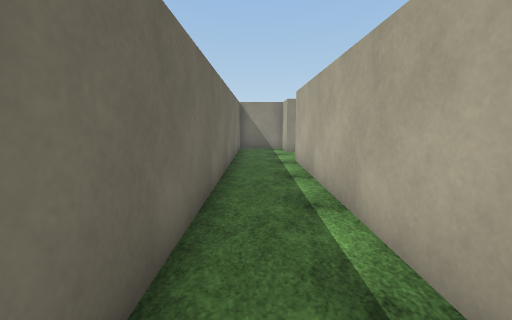
[1] (above)

14 first-person views from a walk through a Unity game level. The camera is 1.4 m above the floor, tilts 8° down and sees 90° across. The floor is counted in squares, 1 m on a side. Each view is taken from the middle of a square. On the plan, view 1 faces up. The plan holds only what a view shows up to about 13 squares ahead; the rest is blank. The player is left out. Some animated figures are not drawn. Surface patterns are stand-ins for the level's own textures.

[2]
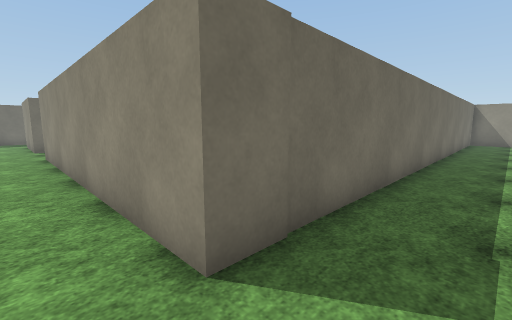

[3]
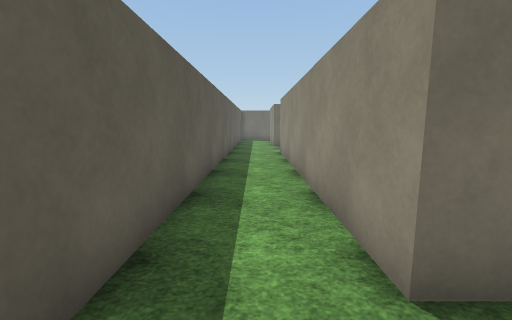

[4]
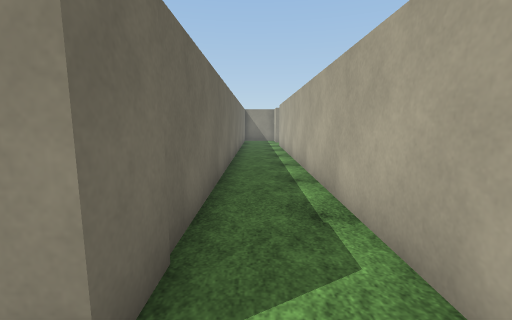

[5]
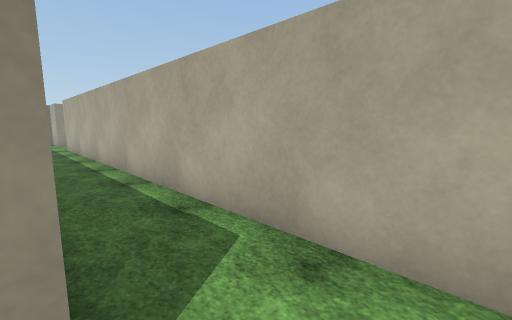

[6]
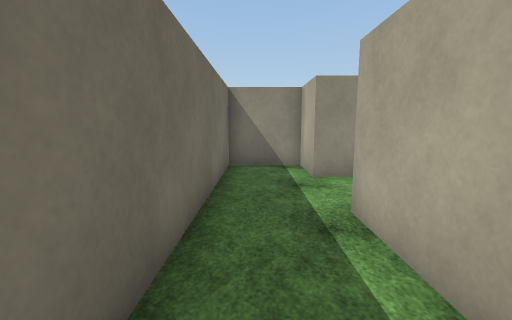

[7]
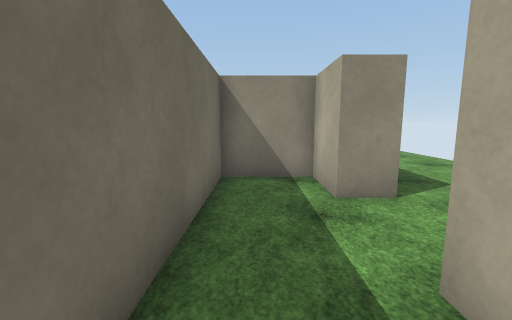

[8]
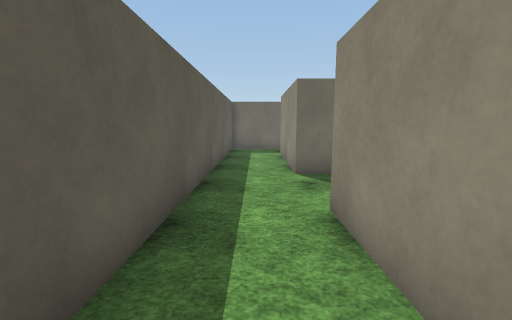

[9]
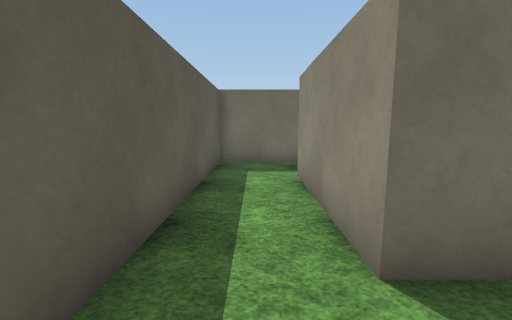

[10]
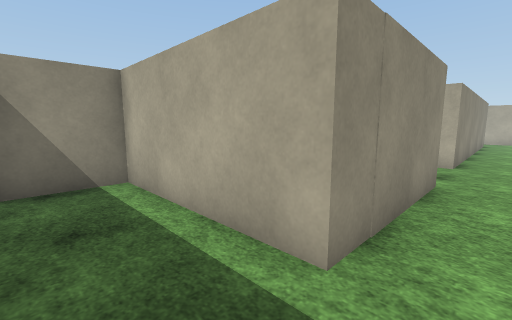

[11]
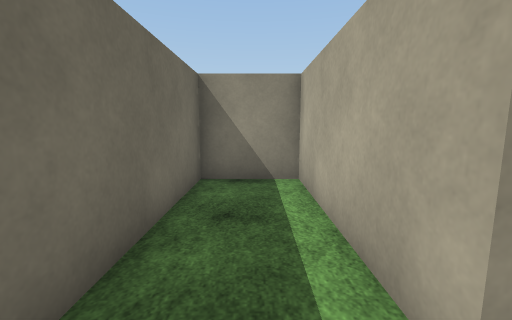

[12]
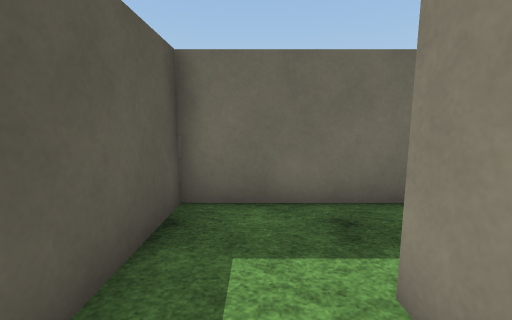

[13]
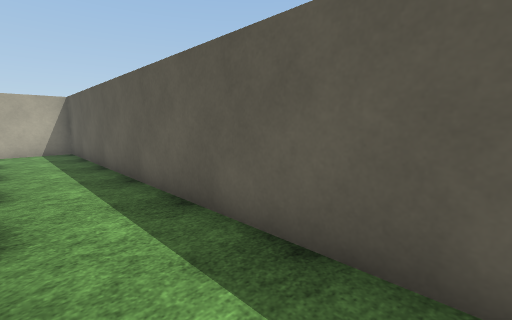

[14]
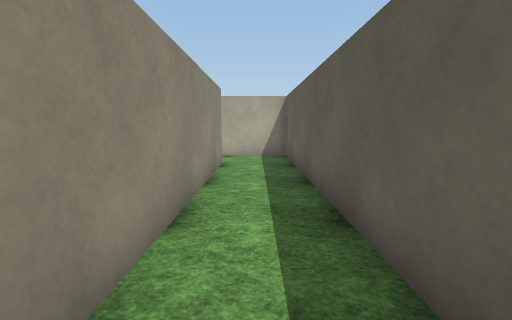

### Floor plan
Points are (right, up) in squares from view 1. A wall is a line through its corners. A room is listed if a view was taken in it or the views show most of it. See-through windows are left out.
Room 1 (views 1, 2, 3, 4, 5, 6, 7, 8, 9, 12, 13, 14)
walls: (1.5, 12.7) (1.5, 14.7) (-0.9, 14.7) (-0.9, -5.8) (-12.1, -5.8) (-12.1, -5.4); (-15.2, -4.6) (-15.2, -5.8) (-19.9, -5.8); (-20.4, -8.3) (1.5, -8.3) (1.5, 10)
ways out: opening at (-20, -7) to room 2; opening at (-13.5, -5.5); opening at (2.5, 11.5)
Room 2 (views 10, 11)
walls: (-19.9, -5.8) (-19.9, -0.5) (-22.4, -0.5) (-22.4, -8.3) (-20.4, -8.3)
ways out: opening at (-20, -7) to room 1

Where each view was taken, in squares from view 1:
view 1: 0 up, 0 right, facing up
view 2: 7 down, 1 right, facing up-left
view 3: 7 down, 1 right, facing left
view 4: 7 down, 0 right, facing up
view 5: 7 down, 1 left, facing up-right
view 6: 6 up, 0 right, facing up
view 7: 8 up, 0 right, facing up
view 8: 7 down, 8 left, facing left
view 9: 7 down, 13 left, facing left
view 10: 7 down, 22 left, facing up-right
view 11: 7 down, 21 left, facing up
view 12: 7 down, 18 left, facing left
view 13: 6 down, 13 left, facing down-right
view 14: 7 down, 10 left, facing right
